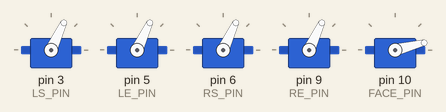
Simulated run of this sketch. Board: Arduino Uno, built with avr-gcc and run on an emulated ATmega328P. Shown: 5 × servo.

Above: at 0.65 s.
At 1.31 s:
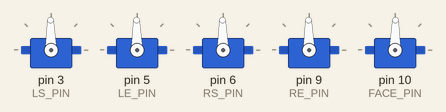
At 6.32 s:
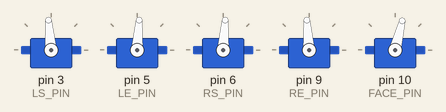
At 11.67 s:
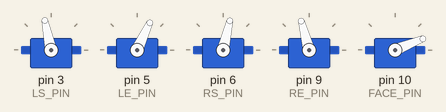
At 19.37 s:
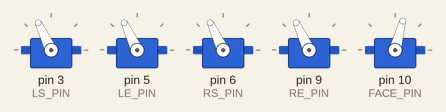
At 38.19 s:
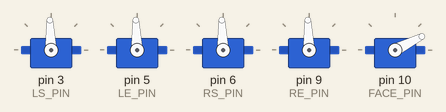
Timing chart, 0 to 40.0 s (numbered marks = the images above):
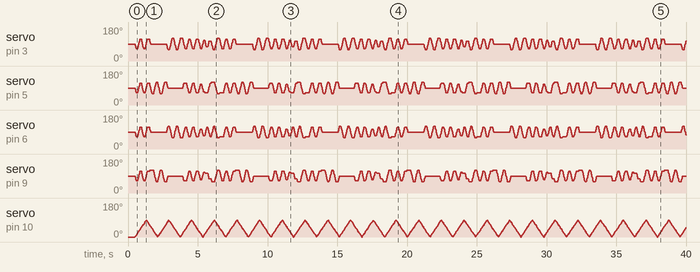

The sketch:

Arduino_Nano_5_Servo_Moving_Robot.ino
```cpp
#include <Servo.h>

Servo leftShoulder;
Servo leftElbow;
Servo rightShoulder;
Servo rightElbow;
Servo faceServo;

// ---------------- PINS ----------------
#define LS_PIN    3
#define LE_PIN    5
#define RS_PIN    6
#define RE_PIN    9
#define FACE_PIN 10

// ---------------- ARM POSITIONS ----------------
int LS = 90;
int LE = 90;
int RS = 90;
int RE = 90;

// Arm speed
// Smaller number = faster
int armSpeed = 3;


// =====================================================
// FACE SETTINGS
// =====================================================

int faceAngle = 0;
int faceDirection = 1;

unsigned long lastFaceMove = 0;

// Smaller = faster face movement
int faceSpeed = 8;


// =====================================================
// SETUP
// =====================================================

void setup()
{
  leftShoulder.attach(LS_PIN);
  leftElbow.attach(LE_PIN);
  rightShoulder.attach(RS_PIN);
  rightElbow.attach(RE_PIN);
  faceServo.attach(FACE_PIN);

  leftShoulder.write(90);
  leftElbow.write(90);
  rightShoulder.write(90);
  rightElbow.write(90);

  faceServo.write(0);

  delay(500);
}


// =====================================================
// LOOP
// =====================================================

void loop()
{
  // ==================================================
  // EFFECT 1
  // ALL 4 TOGETHER
  // ==================================================

  moveArms(65, 65, 65, 65);
  waitFace(100);

  moveArms(115, 115, 115, 115);
  waitFace(100);

  moveArms(65, 65, 65, 65);
  waitFace(100);

  moveArms(115, 115, 115, 115);
  waitFace(150);


  // ==================================================
  // EFFECT 2
  // ELBOWS OPPOSITE
  // ==================================================

  moveArms(90, 60, 90, 120);
  waitFace(100);

  moveArms(90, 120, 90, 60);
  waitFace(100);

  moveArms(90, 60, 90, 120);
  waitFace(100);

  moveArms(90, 120, 90, 60);
  waitFace(150);


  // ==================================================
  // EFFECT 3
  // SHOULDERS OPPOSITE
  // ==================================================

  moveArms(60, 90, 120, 90);
  waitFace(100);

  moveArms(120, 90, 60, 90);
  waitFace(100);

  moveArms(60, 90, 120, 90);
  waitFace(100);

  moveArms(120, 90, 60, 90);
  waitFace(150);


  // ==================================================
  // EFFECT 4
  // CROSS MOVEMENT
  // ==================================================

  moveArms(65, 115, 115, 65);
  waitFace(100);

  moveArms(115, 65, 65, 115);
  waitFace(100);

  moveArms(65, 115, 115, 65);
  waitFace(100);

  moveArms(115, 65, 65, 115);
  waitFace(150);


  // ==================================================
  // EFFECT 5
  // FAST DANCE
  // ==================================================

  moveArms(65, 110, 105, 70);
  waitFace(70);

  moveArms(110, 70, 70, 110);
  waitFace(70);

  moveArms(75, 65, 115, 105);
  waitFace(70);

  moveArms(105, 115, 65, 75);
  waitFace(70);

  moveArms(60, 120, 120, 60);
  waitFace(70);

  moveArms(120, 60, 60, 120);
  waitFace(150);
}


// =====================================================
// CONTINUOUS FACE MOVEMENT
//
// 0° -> 90° -> 0° -> 90° continuously
// =====================================================

void updateFace()
{
  unsigned long currentTime = millis();

  if (currentTime - lastFaceMove >= faceSpeed)
  {
    lastFaceMove = currentTime;

    faceAngle += faceDirection;

    // Reached 90 degrees
    if (faceAngle >= 90)
    {
      faceAngle = 90;
      faceDirection = -1;
    }

    // Reached 0 degrees
    if (faceAngle <= 0)
    {
      faceAngle = 0;
      faceDirection = 1;
    }

    faceServo.write(faceAngle);
  }
}


// =====================================================
// FAST + SMOOTH ARM MOVEMENT
// Face continues moving during this function
// =====================================================

void moveArms(int targetLS,
              int targetLE,
              int targetRS,
              int targetRE)
{
  while (
    LS != targetLS ||
    LE != targetLE ||
    RS != targetRS ||
    RE != targetRE
  )
  {

    if (LS < targetLS) LS++;
    else if (LS > targetLS) LS--;

    if (LE < targetLE) LE++;
    else if (LE > targetLE) LE--;

    if (RS < targetRS) RS++;
    else if (RS > targetRS) RS--;

    if (RE < targetRE) RE++;
    else if (RE > targetRE) RE--;

    leftShoulder.write(LS);
    leftElbow.write(LE);
    rightShoulder.write(RS);
    rightElbow.write(RE);

    // Keep face moving
    updateFace();

    delay(armSpeed);
  }
}


// =====================================================
// REPLACEMENT FOR delay()
//
// Face keeps moving while waiting
// =====================================================

void waitFace(unsigned long waitTime)
{
  unsigned long startTime = millis();

  while (millis() - startTime < waitTime)
  {
    updateFace();
  }
}
```
